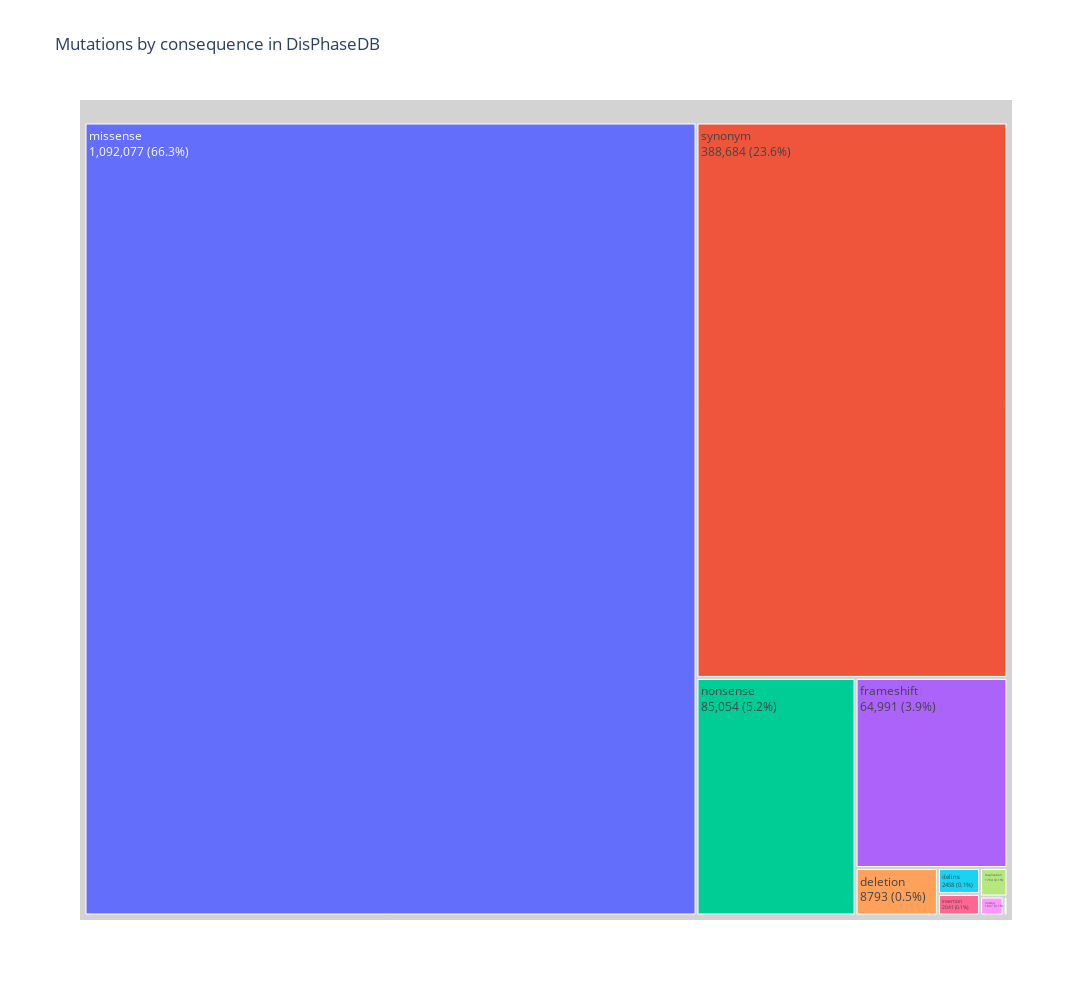

Source (notebook cell):
### Code cell
# fig.data[0].texttemplate = "%{label}<br>%{value}<br>Count:%{customdata[0]}<br>Percent of total:%{customdata[1]:.2f}%"
fig.data[0].texttemplate = "%{label}<br>%{value} (%{customdata:.1f}%)<br>"
fig.show()

### Figure 1 — Plotly figure (JSON) as saved in the notebook; plotly's stock layout.template omitted (floating-point values rounded to 4 significant figures)
{"data": [{"branchvalues": "total", "customdata": [66.31, 23.6, 5.164, 3.946, 0.5339, 0.1492, 0.1239, 0.1071, 0.06114, 0.009897], "domain": {"x": [0, 1], "y": [0, 1]}, "hovertemplate": "labels=%{label}<br>value=%{value}<br>parent=%{parent}<br>id=%{id}<extra></extra>", "ids": ["deletion", "delins", "duplication", "frameshift", "insertion", "missense", "nonsense", "nostop", "repeted", "synonym"], "labels": ["missense", "synonym", "nonsense", "frameshift", "deletion", "delins", "insertion", "duplication", "nostop", "repeted"], "name": "", "parents": ["", "", "", "", "", "", "", "", "", ""], "root": {"color": "lightgrey"}, "texttemplate": "%{label}<br>%{value} (%{customdata:.1f}%)<br>", "type": "treemap", "values": [1092077, 388684, 85054, 64991, 8793, 2458, 2041, 1764, 1007, 163]}], "layout": {"height": 1000, "legend": {"tracegroupgap": 0}, "title": {"text": "Mutations by consequence in DisPhaseDB"}, "width": 1500}}
